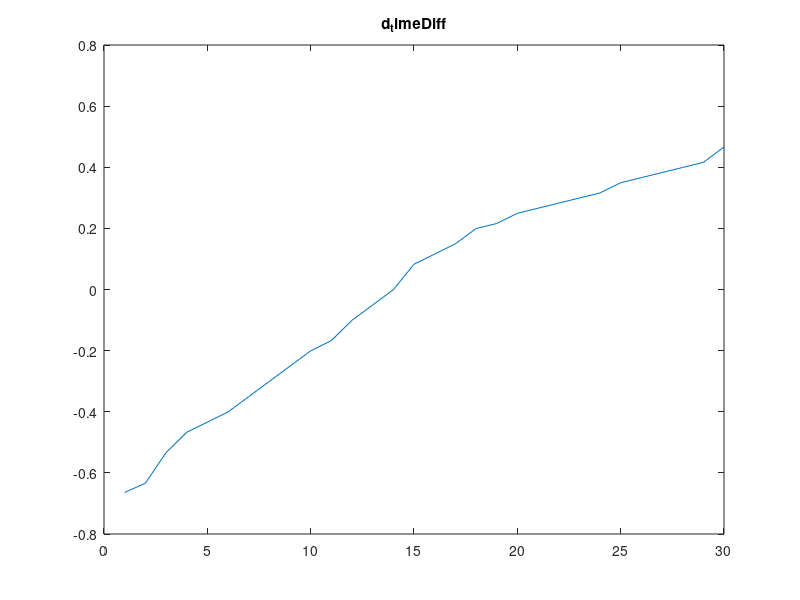
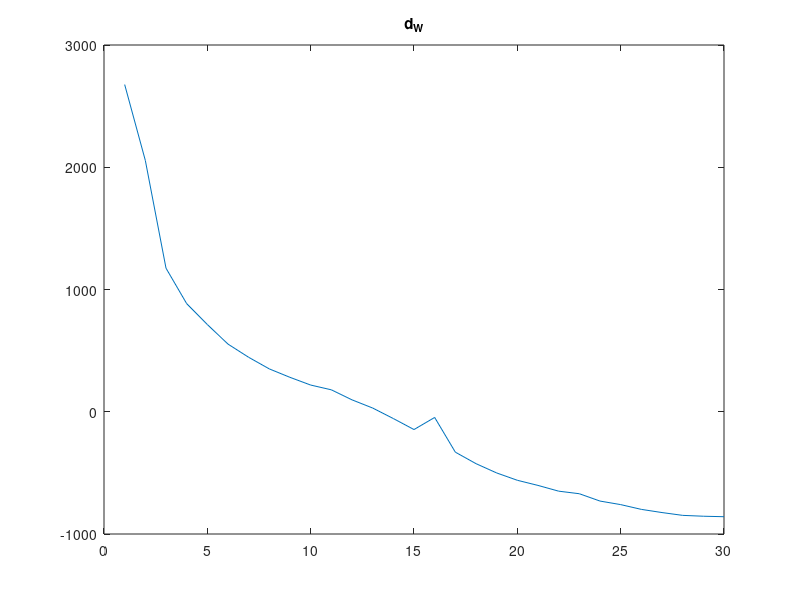
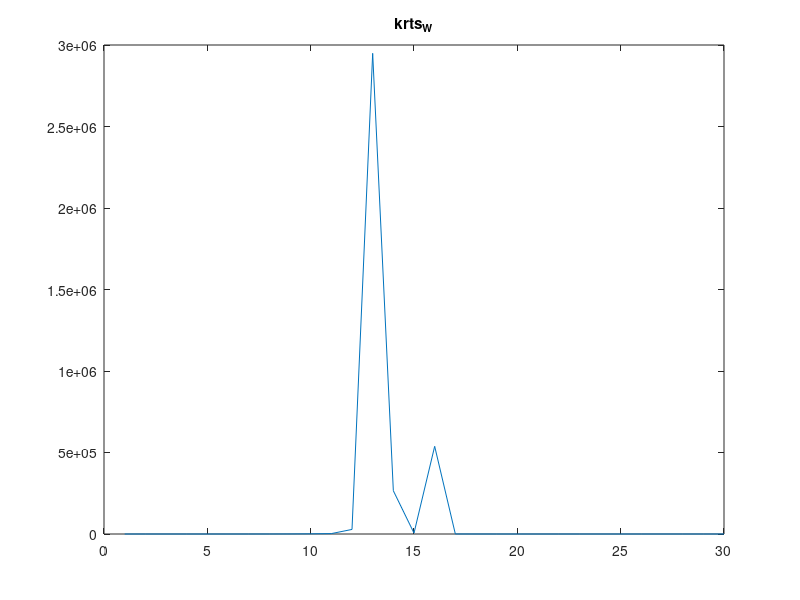
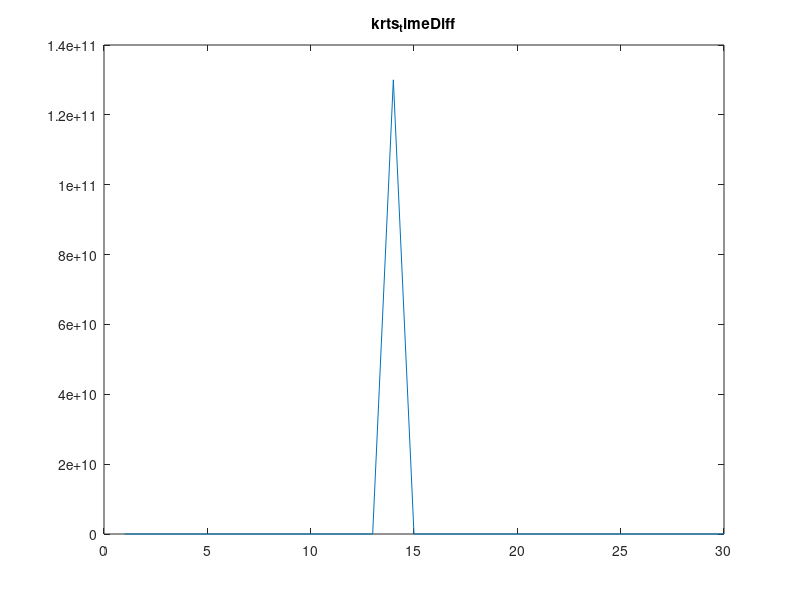

Here is the MATLAB script that generated these plots, in order:
close all; clear; clc,

x=zeros();
xd=[3312,14351,51496,77124,0,48212,33000,19048,19291,22,0,0,49712];

%minimum mumData 4;


%%Feed Data here @W and timeDiff, make sure there of even length.
%%if only one set of data is available copy it to both W and timeDiff
W=[3535,2914,2033,1743,1572,1412,1304,1209,1140,1077,1038,956,889,803,713,812,528,434,358,298,256,209,188,128,99,60,34,11,4,0];
timeDiff=[0.12,9/60,15/60,19/60,21/60,23/60,26/60,29/60,32/60,35/60,37/60,41/60,44/60,47/60,52/60,54/60,56/60,59/60,1,(1+(2/60)),(1+(3/60)),(1+(4/60)),(1+(5/60)),(1+(6/60)),(1+(8/60)),(1+(9/60)),(1+(10/60)),(1+(11/60)),(1+(12/60)),(1+(15/60))];

timeHr=[19,0];
n=size(timeDiff);
n_W=length(W);

n_T=length(timeDiff);
n_timeDiff=length(timeDiff);
xx=zeros();

var_W=zeros();
var_timeDiff=zeros();
R_h=zeros();

d_W=zeros();
d_W0=zeros();
d_timeDiff=zeros();
W_h=zeros();
timeDiff_h=zeros();

skwn_W=zeros();
skwn_W0=zeros();
krts_W=zeros();
krts_W0=zeros();
skwn_timeDiff=zeros();
krts_timeDiff=zeros();
timeDiffS=sort(timeDiff);

skwn_timeDiff0=zeros();
krts_timeDiff0=zeros();

std_W=zeros();
std_timeDiff=zeros();

SK_ai_W=zeros();
SK_af_W=zeros();
SK_b_W=zeros();

SK_ai_timeDiff=zeros();
SK_af_timeDiff=zeros();
SK_b_timeDiff=zeros();



m_W=((sum(W))./n_W);
m_timeDiff=((sum(timeDiff))./n_T);


%%%%%Mean Absolute Difference
mad_W0=(sum((W)-m_W));
mad_timeDiff=(sum((timeDiff)-m_timeDiff));


%%%%Variance
for i=1:n_W
    %
var_W0=var(W);
var_timeDiff0=var(timeDiff);
var_W(i)=(power((W(i)-m_W),2));
var_timeDiff(i)=(power((timeDiff(i)-m_timeDiff),2));
%var1=iarr./n;
%   iar=power(mad,2); 
end

%%%%Standard Deviation
for i=1:n_W
    std_W0=std(W);
%     std_timeDiff0=std(timeDiff);
    std_W(i)=sqrt(var_W(i));
    std_timeDiff0=sqrt(var_timeDiff0);
    std_timeDiff(i)=sqrt(var_timeDiff(i));
%    std1=stdd./n;
end

%%%%Median
%%Ungrouped
%
med_W=(n_W+1)/2;
med_timeDiff=(n_T+1)/2;
%k=class width
%i=((logd(n))/(logd(2)));

%%%%Mode
%%Ungrouped
%pick most repeated
%mod0=();
%
mod_i_W=(1);
mod_f_W=W(n_W);
mod_i_timeDiff=(1);
mod_f_timeDiff=timeDiff(n_T);

%%%%Harmonic Mean
%%Ungrouped Data
%%HM0=(n/(sum(1/xd)));
for i=1:n_W
    %
     W_h(i)=(1/W(i));
    HM0_W=(n_W/(sum(W_h)));
     timeDiff_h(i)=(1/timeDiff(i));
    HM0_timeDiff=(n_W/(sum(timeDiff_h)));
end

%%%%Measure of spread
%%Quatiles
%
Q1_W=((1/4).*(n_W+1));
Q1_W=W(round(Q1_W));
Q2_W=((2/4).*(n_W+1));
Q2_W=W(round(Q2_W));
Q3_W=((3/4).*(n_W+1));
Q3_W=W(round(Q3_W));

Q1_timeDiff=((1/4).*(n_T+1));
Q1_timeDiff=timeDiff(round(Q1_timeDiff));
Q2_timeDiff=((2/4).*(n_T+1));
Q2_timeDiff=timeDiff(round(Q2_timeDiff));
Q3_timeDiff=((3/4).*(n_T+1));
Q3_timeDiff=timeDiff(round(Q3_timeDiff));

%%Percentile
%
P1_W=((10/100).*(n_W+1));
P1_W=W(round(P1_W));
P5_W=((50/100).*(n_W+1));
P5_W=W(round(P5_W));
P9_W=((90/100).*(n_W));
P9_W=W(round(P9_W));

P1_timeDiff=((10/100).*(n_T+1));
P1_timeDiff=timeDiff(round(P1_timeDiff));
P5_timeDiff=((50/100).*(n_T+1));
P5_timeDiff=timeDiff(round(P5_timeDiff));
P9_timeDiff=((90/100).*(n_T));
P9_timeDiff=timeDiff(round(P9_timeDiff));




%%%%%%Measure of Skeewnesss and Kurtosis
%%  mean<median<mod -ve skewd
for i=1:1:n_W
    for j=1:1:n_W

SK_ai_W(i,j)=((m_W-mod_i_W)./std_W(j));
SK_af_W(i,j)=((m_W-mod_f_W)./std_W(j));
SK_b_W(i,j)=((3.*(m_W-med_W))./std_W(j));

SK_ai_timeDiff(i,j)=((m_W-mod_i_timeDiff)./std_timeDiff(j));
SK_af_timeDiff(i,j)=((m_timeDiff-mod_f_timeDiff)./std_timeDiff(j));
SK_b_timeDiff(i,j)=((3.*(m_timeDiff-med_timeDiff))./std_timeDiff(j));

    end 
end

%%%%%%Bowley's Co-efficient
%
Bc_W=((Q3_W-(2.*Q2_W)+Q1_W)./(Q3_W-Q1_W));
Bc_timeDiff=((Q3_timeDiff-(2.*Q2_timeDiff)+Q1_timeDiff)./(Q3_timeDiff-Q1_timeDiff));
%%10000000000000000000000000000000000000000000000000000000000000000000000000000
%%%%%%Kelly's Co-efficient
%
Kc_W=((P9_W-(2.*P5_W)+P1_W)./(P9_W-P1_W));
Kc_timeDiff=((P9_timeDiff-(2.*P5_timeDiff)+P1_timeDiff)./(P9_timeDiff-P1_timeDiff));


for i=1:n_W
    for j=0:1:n_W-1
         %
            d_W(i)=(W(i)-m_W);
            
                d_timeDiff(i)=(timeDiff(i)-m_timeDiff);
    
    for k=1:1:n(2)
        xx(k)=(power(10,k));
        x(k)=(k);
    end
    end
end
%%Skweaness and kurtosis
%
for i=1:1:n_W
    for j=1:1:n_W
        skwn_W(i,j)=((sum(power((d_W),3)))./(n_W.*(power(std_W(i),3))));
skwn_W0=((sum(power((d_W),3)))./(n_W.*(power(std_W0,3))));
krts_W(i)=((sum(power((d_W),4)))./(n_W.*(power(std_W(i),4))));
skwn_timeDiff(i)=((sum(power((d_timeDiff),3)))./(n_T.*(power(std_timeDiff(i),3))));
skwn_timeDiff0=((sum(power((d_timeDiff),3)))./(n_T.*(power(std_timeDiff0,3))));
krts_timeDiff0=((sum(power((d_timeDiff),4)))./(n_T.*(power(std_timeDiff0,4))));
krts_timeDiff(i)=((sum(power((d_timeDiff),4)))./(n_T.*(power(std_timeDiff(i),4))));

    end
end




%%%%Pearsons Product moment
Pr_W=(((((n_W.*(sum(W.*xx)))-(sum(W).*sum(xx))))./(sqrt((n_W.*(sum(power(W,2)))-(power((sum(W)),2))).*((n_W.*(sum(power(xx,2)))-(power((sum(W)),2))))))));
Pr_timeDiff=(((((n_T.*(sum(timeDiff.*xx)))-(sum(timeDiff).*sum(xx))))./(sqrt((n_T.*(sum(power(timeDiff,2)))-(power((sum(timeDiff)),2))).*((n_T.*(sum(power(xx,2)))-(power((sum(xx)),2))))))));
Pr0_W=(((((n_W.*(sum(W.*x)))-(sum(W).*sum(x))))./(sqrt((n_W.*(sum(power(W,2)))-(power((sum(W)),2))).*((n_W.*(sum(power(x,2)))-(power((sum(W)),2))))))));
Pr0_timeDiff=(((((n_T.*(sum(timeDiff.*x)))-(sum(timeDiff).*sum(x))))./(sqrt((n_T.*(sum(power(timeDiff,2)))-(power((sum(timeDiff)),2))).*((n_T.*(sum(power(xx,2)))-(power((sum(xx)),2))))))));
Pr_W_timediff=(((((n_W.*(sum(W.*timeDiff)))-(sum(W).*sum(timeDiff))))./(sqrt((n_W.*(sum(power(W,2)))-(power((sum(W)),2))).*((n_W.*(sum(power(timeDiff,2)))-(power((sum(W)),2))))))));

%%%%Regression Equation
%
%
b_W=(((((n_W.*(sum(W.*xx)))-(sum(W).*sum(xx))))./(sqrt((n_W.*(sum(power(W,2)))-(power((sum(W)),2)))))));
a_W=((sum(xx)-(b_W.*(sum(W)))));
b_timeDiff=(((((n_T.*(sum(timeDiff.*xx)))-(sum(timeDiff).*sum(xx))))./(sqrt((n_T.*(sum(power(timeDiff,2)))-(power((sum(timeDiff)),2)))))));
a_timeDiff=((sum(xx)-(b_timeDiff.*(sum(timeDiff)))));

b0_W=(((((n_W.*(sum(W.*x)))-(sum(W).*sum(x))))./(sqrt((n_W.*(sum(power(W,2)))-(power((sum(W)),2)))))));
a0_W=((sum(x)-(b_W.*(sum(W)))));
b0_timeDiff=(((((n_timeDiff.*(sum(timeDiff.*x)))-(sum(timeDiff).*sum(x))))./(sqrt((n_timeDiff.*(sum(power(timeDiff,2)))-(power((sum(timeDiff)),2)))))));
a0_timeDiff=((sum(x)-(b_timeDiff.*(sum(timeDiff)))));
%
b1_W=(((((n_W.*(sum(W.*timeDiff)))-(sum(W).*sum(timeDiff))))./(sqrt((n_W.*(sum(power(W,2)))-(power((sum(W)),2)))))));
a1_W=((sum(timeDiff)-(b_W.*(sum(W)))));


%%%%SpearMan Rank Correlation coefficient
%
rS_W=(1-((6.*(sum(power(d_W,2))))./(n_W.*(power(n,2)-1))));
rS_timeDiff=(1-((6.*(sum(power(d_timeDiff,2))))./(n_T.*(power(n,2)-1))));

figure
plot(d_timeDiff);
title('d_timeDiff');
figure
plot(d_W);
title('d_W');
figure
plot(krts_W);
title('krts_W');
figure
plot(krts_timeDiff);
title('krts_timeDiff');
figure
plot(SK_af_W);
title('SK_af_W');
figure
plot(SK_af_timeDiff);
title('SK_af_timeDiff');
figure
plot(SK_ai_W);
title('SK_ai_W');
figure
plot(SK_ai_timeDiff);
title('SK_ai_timeDiff');
figure
plot(SK_b_W);
title('SK_b_W');
figure
plot(SK_b_timeDiff);
title('SK_b_timeDiff');
figure
plot(skwn_W);
title('skwn_W');
figure
plot(skwn_timeDiff);
title('skwn_timeDiff');
figure
plot(std_W);
title('std_W');
figure
plot(std_timeDiff);
title('std_timeDiff');
figure
plot(timeDiff);
title('timeDiff');
figure
plot(timeDiffS);
title('timeDiffS');
figure
plot(var_W);
title('var_W');
figure
plot(var_timeDiff);
title('var_timeDiff');
figure
plot(W);
title('W');
figure
plot(W_h);
title('W_h');
figure
plot(timeDiff_h);
title('timeDiff_h');
figure
plot(x);
title('x');
figure
plot(xd);
title('xd');
figure
plot(xx);
title('xx');

%%en292-3045/2014
%%nelyi.maina.nm@gmail.com

